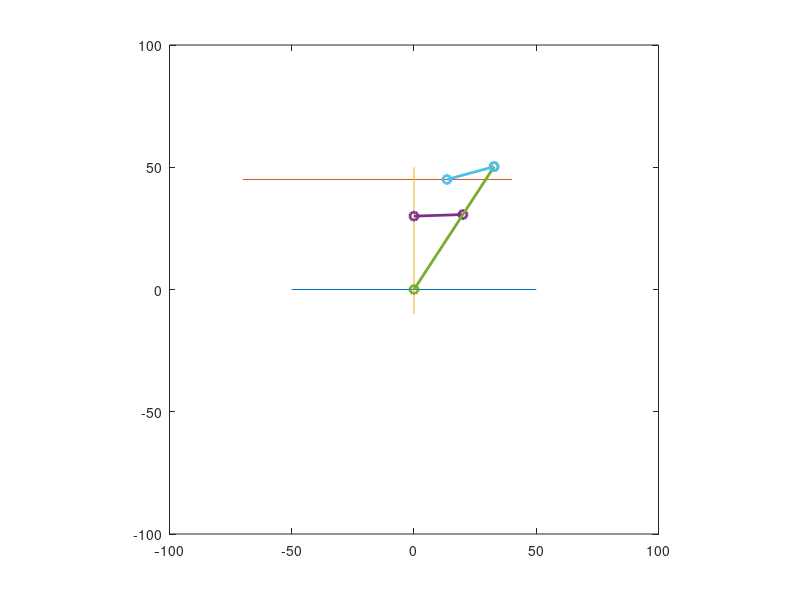

The MATLAB source for this figure:
% MATLAB code for position analysis and animation of Quick return mechanism
%link length
l2 = 20;
l1 = 30;
l3 = 60;
l4 = 20;
l7 = 45;

%--------------------------------------------------------------------------
for th=0:0.1:8*pi
    
    %to draw a reference horizontal line at point 0
    plot([-50 50],[0 0]); hold on;
    %to draw a reference horizontal line for slider tool
    plot([-70 40],[45 45]); hold on;
    %to draw a vertical reference line
    plot([0 0],[-10 50]); hold on;
    %to plot a crank
    plot([0 l2*cos(th)],[l1 l1-l2*sin(th)],'o-','linewidth',2); hold on;
    th2 = atan((l2*sin(th)-l1)/(l2*cos(th)));
    if (th2<0)
        th2 = th2+pi;
    end
    
    %to plot lever link
    plot([0 -l3*cos(th2)],[0 l3*sin(th2)],'o-','linewidth',2); hold on;
    th3 = asin((l3*sin(th2)-l7)/l4);
    %to plot link4
    plot([-l3*cos(th2) -l3*cos(th2)-l4*cos(th3)],[l3*sin(th2) l7],'o-','linewidth',2); hold off;
    %plot axis setup
    axis(gca,'equal');
    axis([-100 100 -100 100]);

%animation time period
pause(0.1)

end